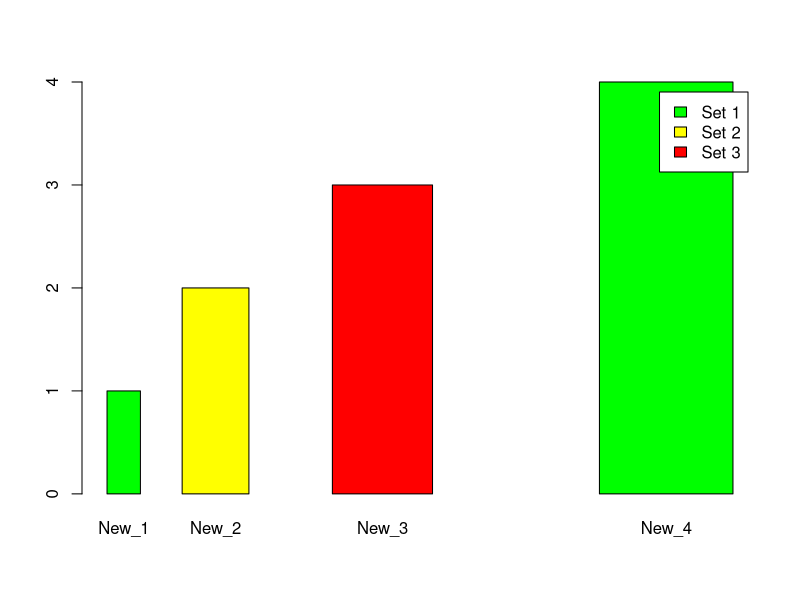
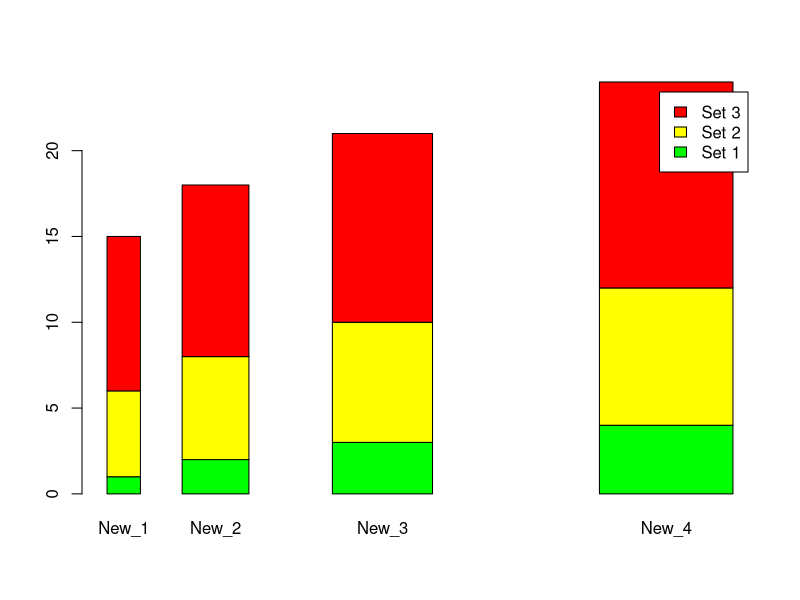
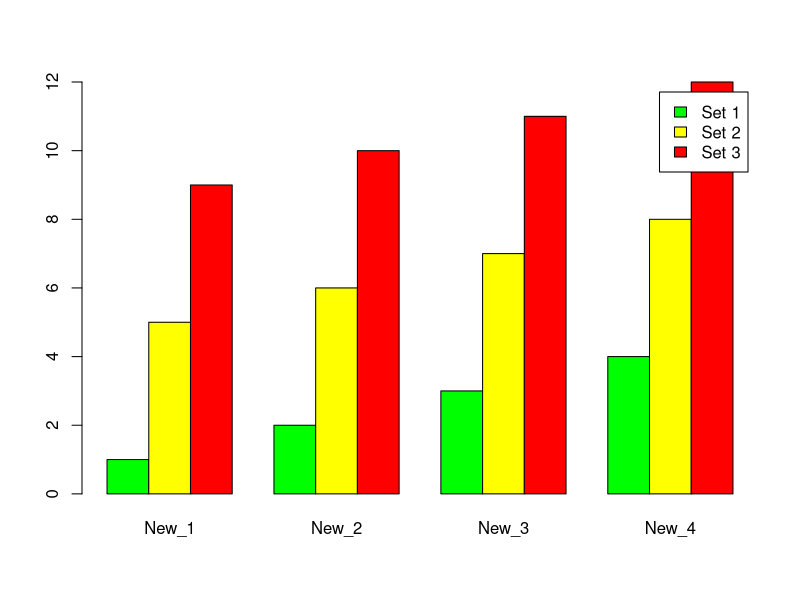
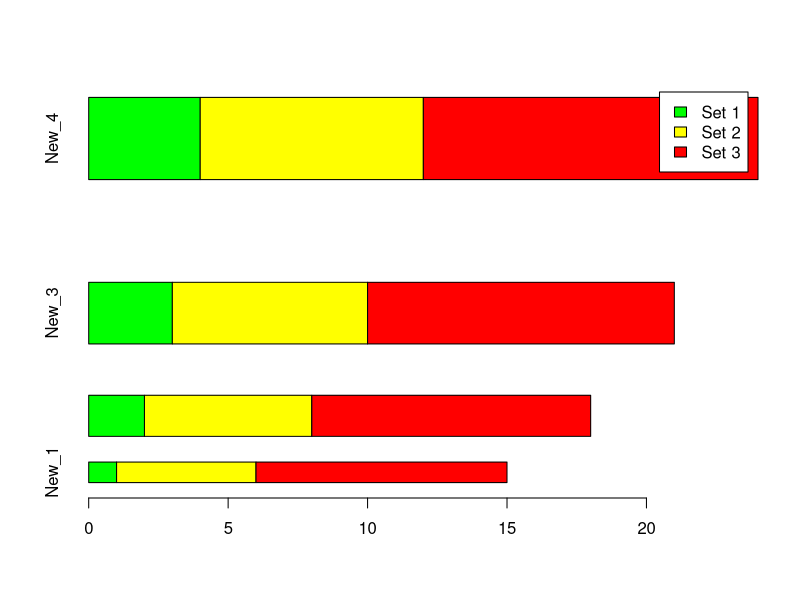

These figures' R source, in order: (Note: this script raises an error after producing the figures.)
# barplot example



# simple 

barplot(c(1,2,3,4), col = c("green", "yellow", "red"), width = c(1, 2, 3, 4), space = c(0.25, 0.5, 1, 2), legend.text = c("Set 1", "Set 2", "Set 3"),
        names.arg = c("New_1", "New_2", "New_3", "New_4"))





# stacking

## example matrix (will not work with a data.frame)
my_matrix <- matrix(nrow = 3, ncol = 4, c(1:12), byrow = T, dimnames = list(c("row_1", "row_2", "row_3"), c("col_1", "col_2", "col_3", "col_4")))


## vertical

barplot(my_matrix, col = c("green", "yellow", "red"), width = c(1, 2, 3, 4), space = c(0.25, 0.5, 1, 2), legend.text = c("Set 1", "Set 2", "Set 3"),
        names.arg = c("New_1", "New_2", "New_3", "New_4"))


### besides places the bar next to each other

barplot(my_matrix, col = c("green", "yellow", "red"), legend.text = c("Set 1", "Set 2", "Set 3"),
        names.arg = c("New_1", "New_2", "New_3", "New_4"), beside = T)




## horizontal

barplot(my_matrix, col = c("green", "yellow", "red"), width = c(1, 2, 3, 4), space = c(0.25, 0.5, 1, 2), legend.text = c("Set 1", "Set 2", "Set 3"),
        names.arg = c("New_1", "New_2", "New_3", "New_4"), horiz = T)








# possible error message

# reproduce error
Your_current_data_frame <- setNames(data.frame(c(1,2,3,4)), c('Col1'))
barplot(Your_current_data_frame)

# 'height' must be a vector or a matrix

# Reason:
# You probably try to barplot a data.frame

# Solution:
# transform your data frame to a matrix

barplot(as.matrix(Your_current_data_frame))

